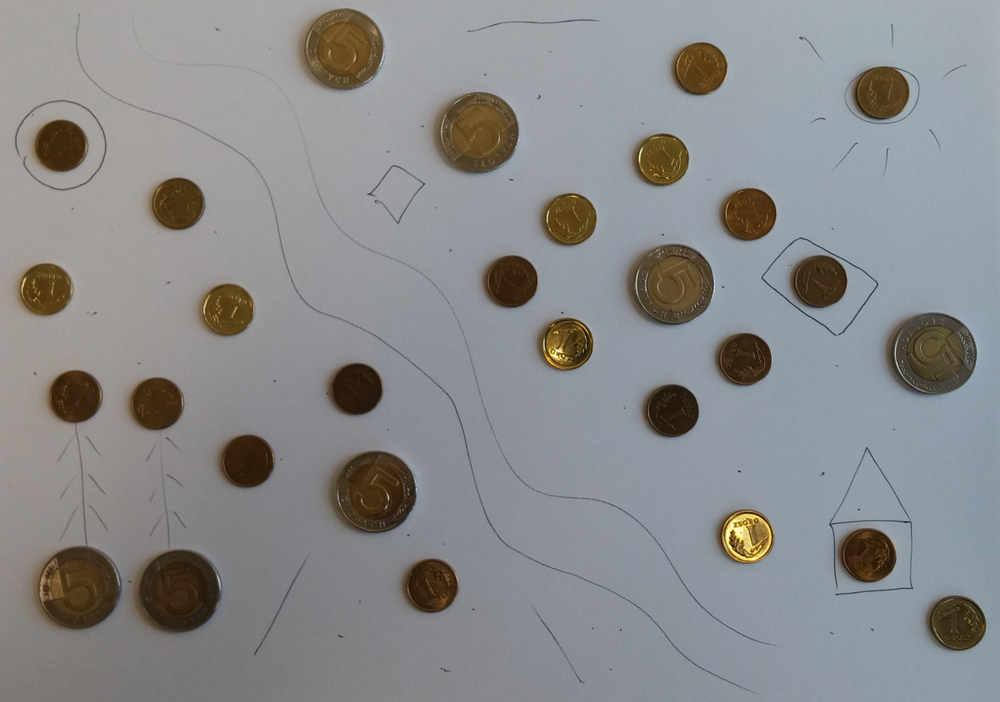
//> input picture 2015.05.11_workshop/data/zaliczenie_monety.png, 1000 x 702 px, shrunk from 1200 x 843 before the run
$ ./task_4_thresholding   (built with g++ and OpenCV 4)
//> lines starting //> are read from the running program, lines starting //| are printed output that depends on the picture; after the words box and inside, x2 and y2 are one past the last pixel; in counts of white or black regions, pixels touching at a corner belong together
#include "opencv2/opencv.hpp"

// Ceemple OpenCV 3.0

using namespace cv;

#include <iostream>

int main(int, char)
{
	Mat imageFromFile;
	imageFromFile = imread("..\\data\\zaliczenie_monety.png", CV_LOAD_IMAGE_GRAYSCALE);
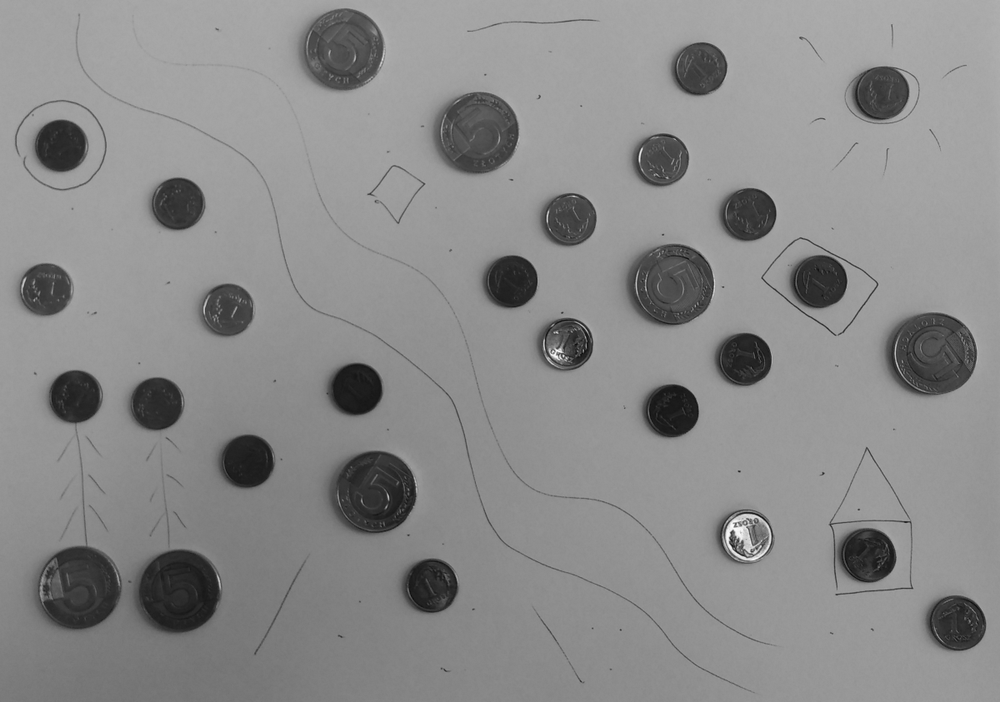
//> imageFromFile: 702 rows x 1000 cols, CV_8UC1; min 12, max 254, mean 138

	if (!imageFromFile.data)
	{
		std::cout << "Could not open or find the image" << std::endl;
		return -1;
	}

	Mat imageBlurred;
	blur(imageFromFile, imageBlurred, Size(5, 5));

	Mat imageThresholded;
	threshold(imageBlurred, imageThresholded, 100, 255, THRESH_BINARY_INV);
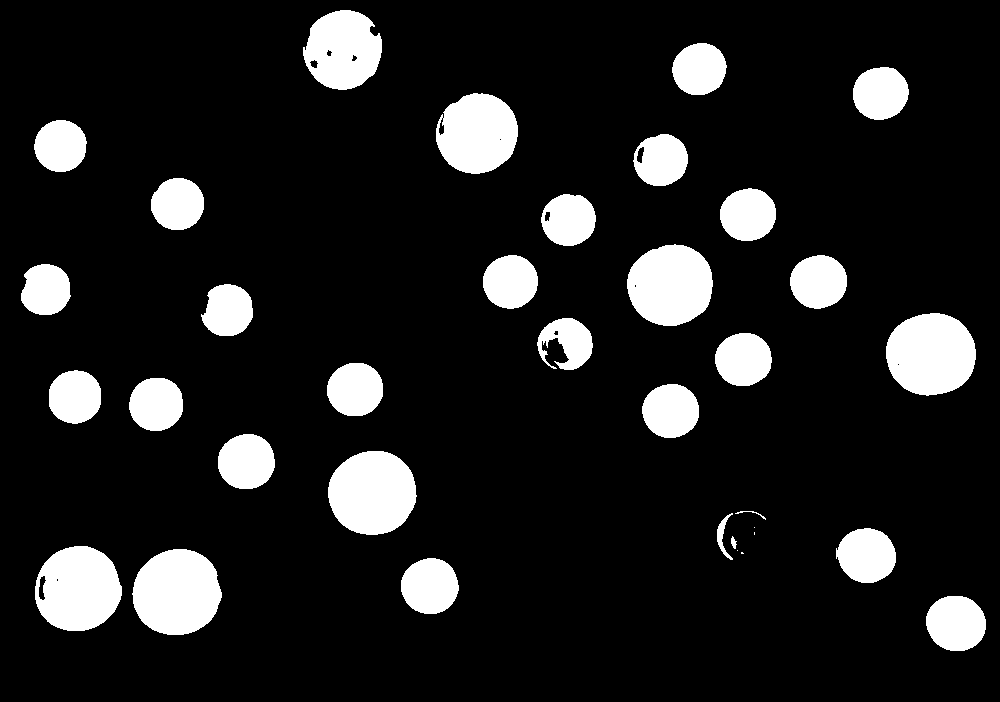
//> imageThresholded: 702 rows x 1000 cols, CV_8UC1; 12.4% white; 35 white regions (4 under 20 px), largest, box (x1, y1, x2, y2) and area: (132, 549, 222, 635) 6032, (886, 313, 976, 396) 5888, (328, 451, 417, 535) 5864

	Mat imageEroded;
	erode(imageThresholded, imageEroded, Mat());
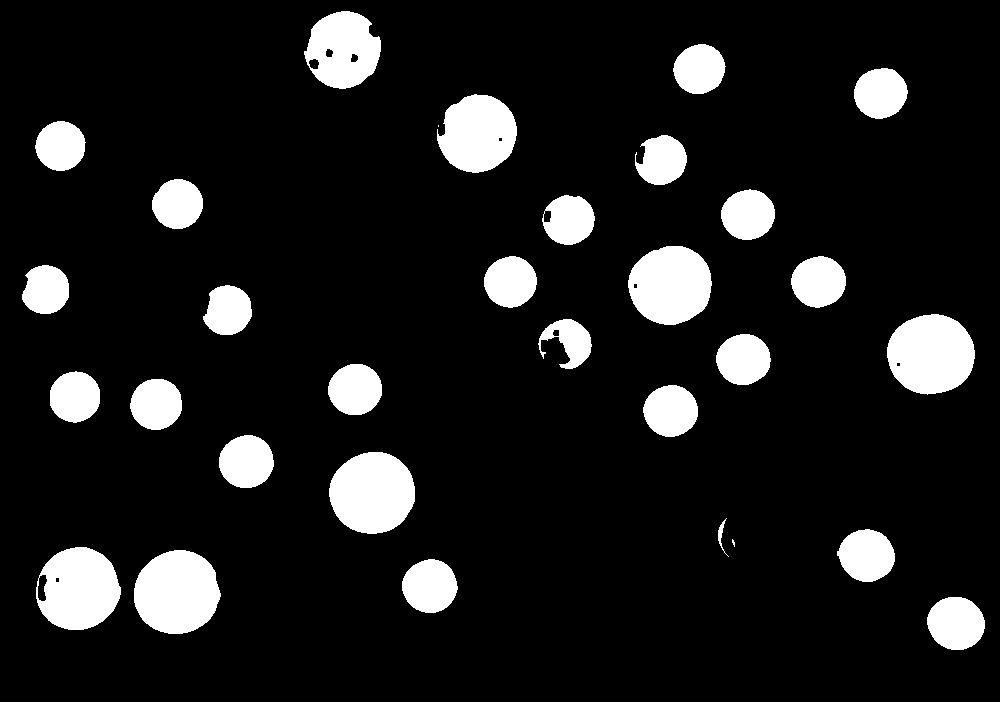
//> imageEroded: 702 rows x 1000 cols, CV_8UC1; 11.4% white; 31 white regions (2 under 20 px), largest, box (x1, y1, x2, y2) and area: (134, 550, 221, 634) 5683, (887, 314, 975, 395) 5538, (329, 452, 415, 534) 5522

	const int structingElementSize = 3;
	Mat structingElement = getStructuringElement(
		MORPH_RECT,
		Size(2*structingElementSize+1, 2*structingElementSize+1),
		Point(structingElementSize, structingElementSize)
	);

	Mat imageDilated;
	dilate(imageEroded, imageDilated, structingElement);
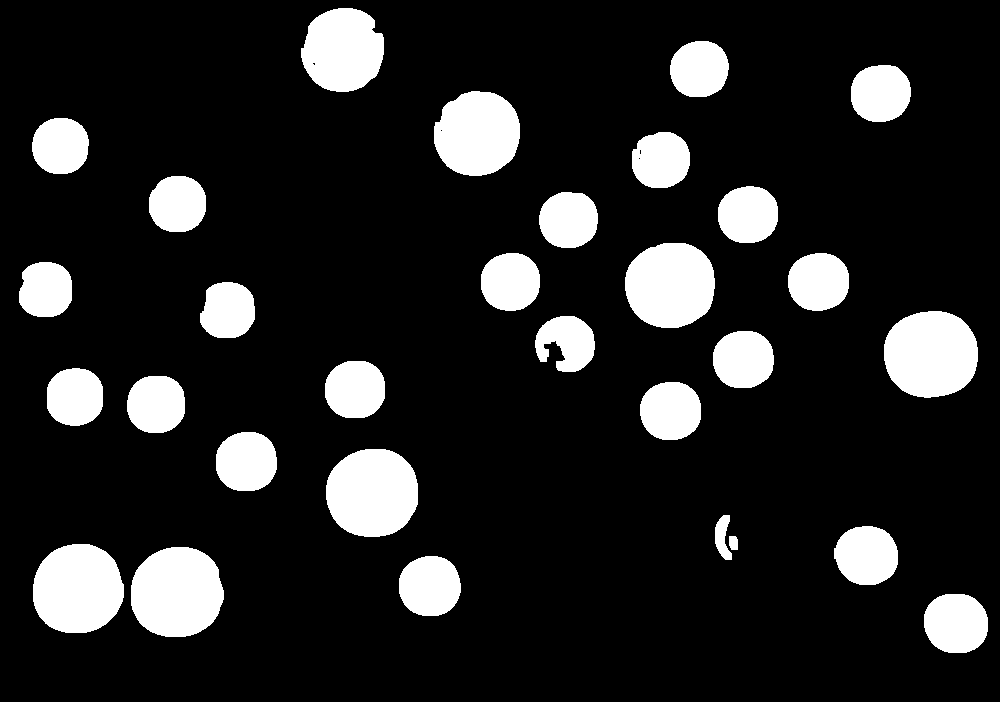
//> imageDilated: 702 rows x 1000 cols, CV_8UC1; 14.6% white; 30 white regions, largest, box (x1, y1, x2, y2) and area: (131, 547, 224, 637) 6745, (884, 311, 978, 398) 6597, (326, 449, 418, 537) 6566

	namedWindow("Image after processing", WINDOW_AUTOSIZE);
	imshow("Image after processing", imageDilated);

	waitKey(0);

	return 0;
}

$ run again, with 2015.05.11_workshop/data/zaliczenie_napis.png copied over 2015.05.11_workshop/data/zaliczenie_monety.png
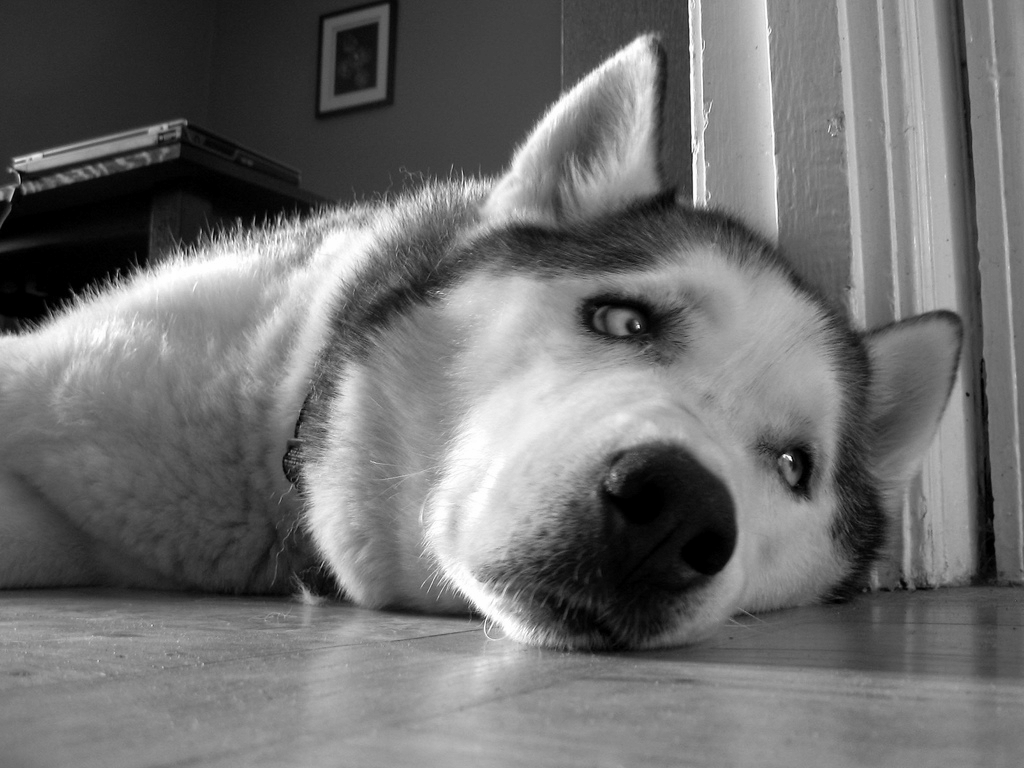
//> input picture 2015.05.11_workshop/data/zaliczenie_napis.png, 1024 x 768 px
//> imageFromFile is the input picture: 768 rows x 1024 cols, CV_8UC1; min 0, max 255, mean 111.6
//> `threshold(imageBlurred, imageThresholded, 100, 255, THRESH_BINARY_INV);`:
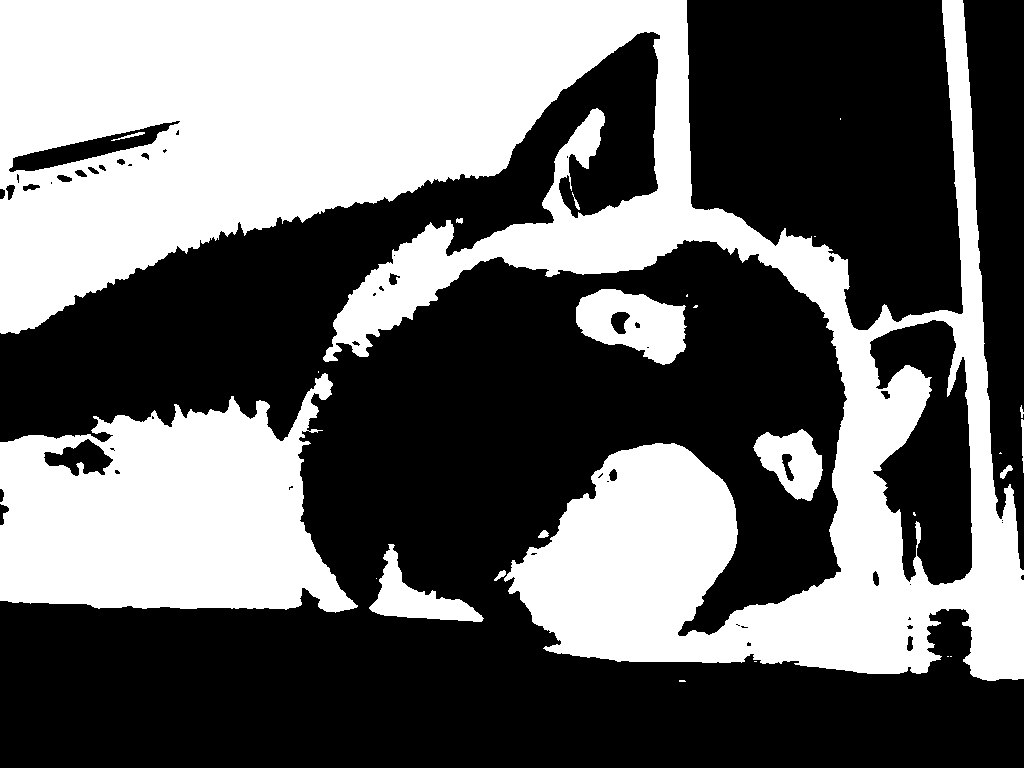
//> imageThresholded: 768 rows x 1024 cols, CV_8UC1; 41.1% white; 25 white regions (12 under 20 px), largest, box (x1, y1, x2, y2) and area: (0, 0, 1024, 681) 254705, (0, 373, 358, 613) 56670, (576, 289, 687, 365) 5318
//> imageEroded: 768 rows x 1024 cols, CV_8UC1; 39.4% white; 20 white regions (11 under 20 px), largest, box (x1, y1, x2, y2) and area: (0, 0, 1024, 680) 244602, (0, 375, 356, 611) 54602, (577, 290, 685, 364) 4788
//> `dilate(imageEroded, imageDilated, structingElement);`:
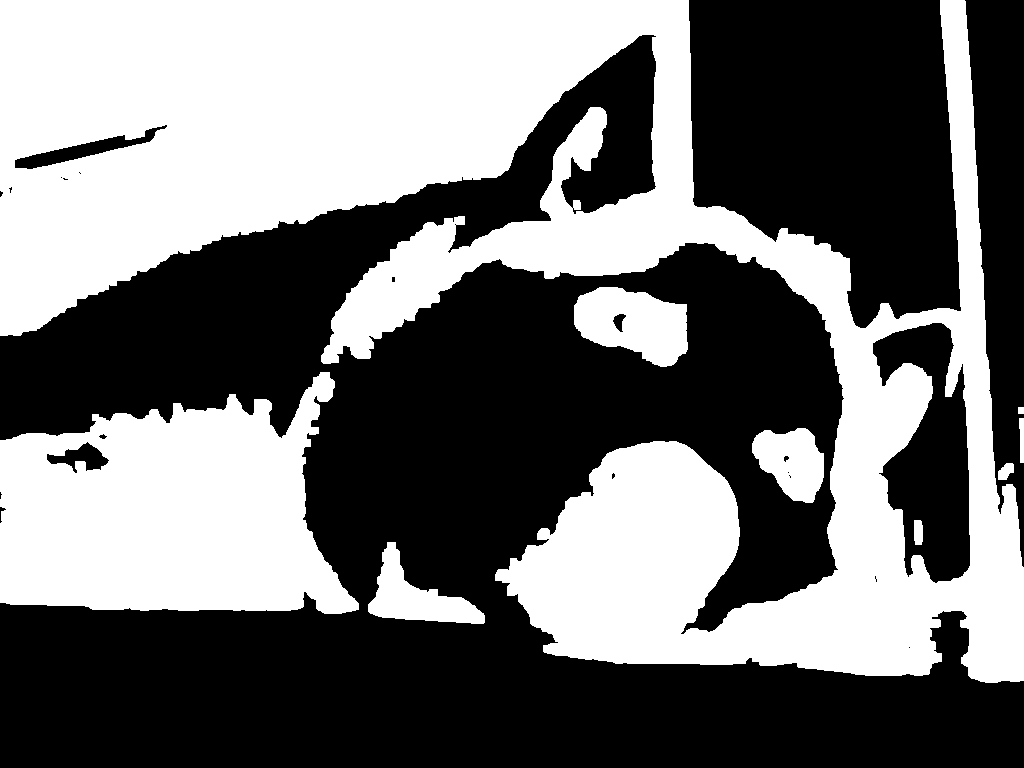
//> imageDilated: 768 rows x 1024 cols, CV_8UC1; 44.2% white; 9 white regions, largest, box (x1, y1, x2, y2) and area: (0, 0, 1024, 683) 272826, (0, 372, 359, 614) 60364, (574, 287, 688, 367) 6269
